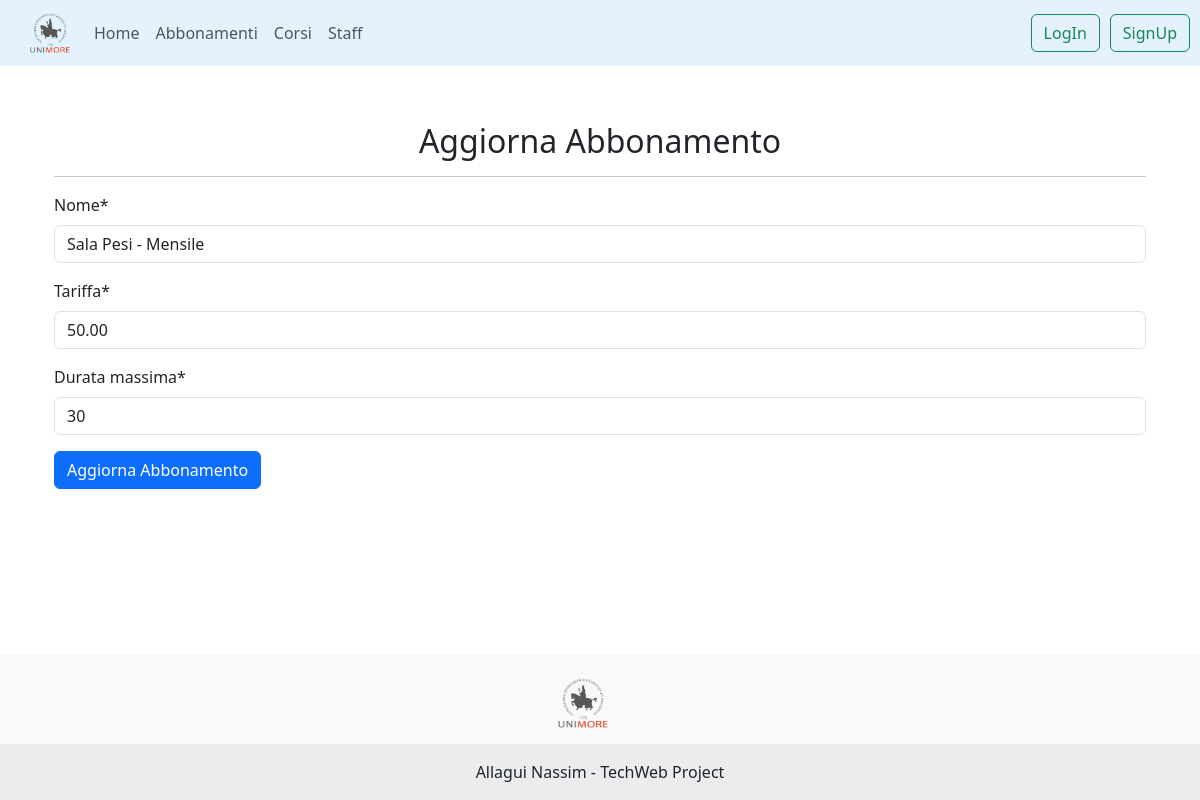
Before: /unimoregym/abbonamenti/PP001/aggiorna/ with the older database file.
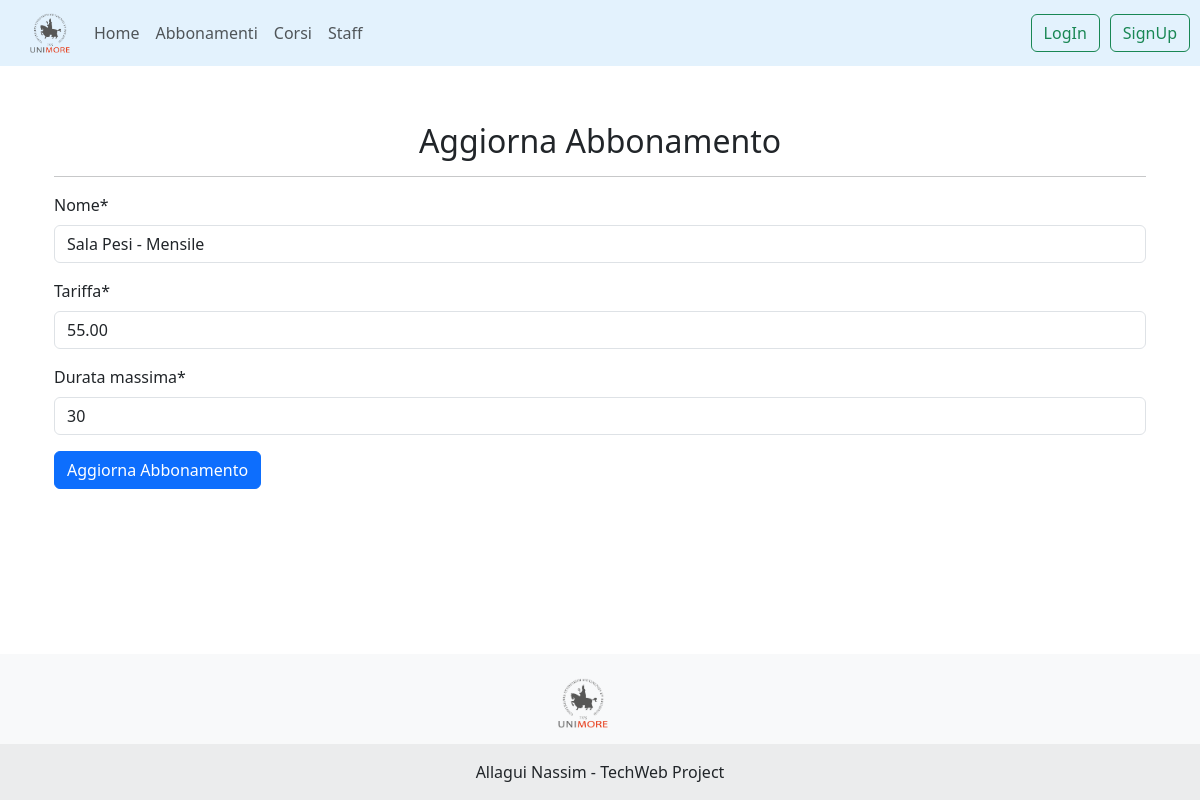
After: the same page with the newer database file.
### unimoregym/models.py (models this page shows)
class Abbonamento(models.Model):
    codice_abbonamento = models.CharField(max_length=255, primary_key=True)
    nome = models.CharField(max_length=255)
    tariffa = models.DecimalField(max_digits=10, decimal_places=2)
    durata_massima = models.IntegerField()
    descrizione = models.TextField()
    class Meta:
        verbose_name_plural = "Abbonamenti"

### unimoregym/views.py (the view)
# urls.py: path('abbonamenti/<str:pk>/aggiorna/', AbbonamentoUpdateView.as_view(), name='aggiorna_abbonamento'),
class AbbonamentoUpdateView(GroupRequiredMixin, UpdateView):
    group_required = ["Owner"]
    model = Abbonamento
    title = "Aggiorna Abbonamento"
    form_class = UpdateAbbonamentoForm
    template_name = 'gym/gestore_views/update_entry.html'
    success_url = reverse_lazy('unimoregym:ListaAbbonamenti')

### unimoregym/forms.py
class UpdateAbbonamentoForm(forms.ModelForm):
    helper = FormHelper()
    helper.form_id = "UpdateAbbonamento_crispy_form"
    helper.form_method = "POST"
    helper.add_input(Submit("submit", "Aggiorna Abbonamento"))
    class Meta:
        model = Abbonamento
        fields = ['nome', 'tariffa', 'durata_massima']

### unimoregym/templates/gym/gestore_views/update_entry.html (shortened to what this page needs)
{% extends 'base_page.html' %}
{% load crispy_forms_tags %}
{% load crispy_forms_filters %}
{% block content %}
<div class="container">
    <h2 style="text-align: center">{{ view.title }}</h2><hr>
    <form method="post">
        {% crispy form %}
    </form>
</div>
{% endblock %}

Changed rows visible on the page:
changed Abbonamento "Sala Pesi - Mensile": tariffa "50.00" → "55.00"
